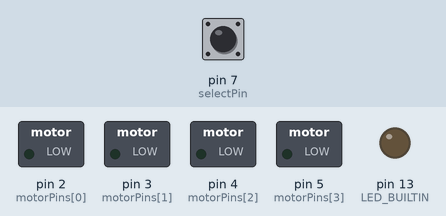
The sketch below on a simulated Arduino Uno, built with avr-gcc and run on an emulated ATmega328P. On the bench: switched loads named in the sketch (green lamp = pin HIGH), output pins drawn as LEDs (lit = HIGH). The test bench sets the inputs (shaded band); at power-on: pin 7 (selectPin) LOW. What the sketch prints to the serial monitor is not drawn. At 7.8 s the program stops and its outputs stay as they are.

Above: at 0.08 s.
At 0.88 s:
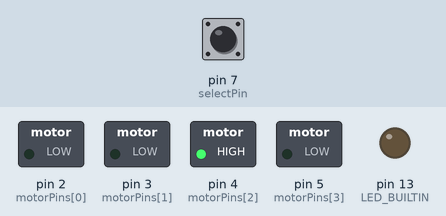
At 1.8 s:
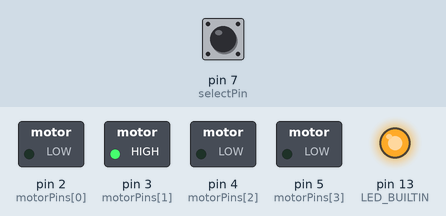
At 3.77 s:
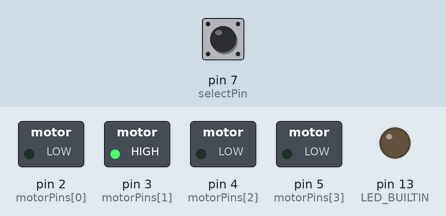
At 5.73 s:
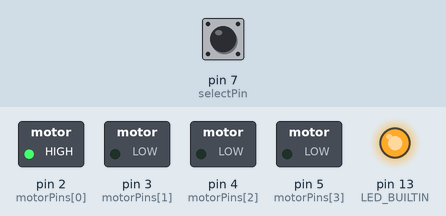
At 7.6 s:
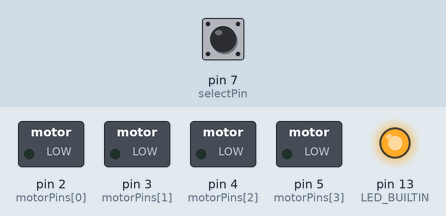
Timing chart, 0 to 9.1 s (numbered marks = the images above):
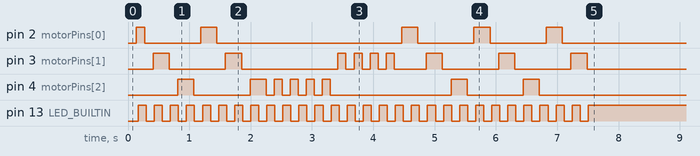

The sketch:

multi_motor.ino
```cpp
#define NUM_MOTORS 4 // Number of motors
#define SONG_LEN 58 // number of periods

int i; // Counter variable, reused a couple of times

// hold motor pin numbers
int motorPins[NUM_MOTORS] = {2, 3, 4, 5};
int selectPin = 7;
byte (*song)[NUM_MOTORS][SONG_LEN] = NULL;

// Time:
// Stores time in milliseconds - ~60 days for this variable to overflow
unsigned long tPrevious;
// A note will play every interval millisecondsj
const long interval = 125;
// The cursor indicates which part of the song we will play
unsigned int cursor = 0;
// patterns - a list of lists of on-off pattersn - 1 for each motor
// Plays the percussion version of "hot cross buns"
byte hot_cross_buns[NUM_MOTORS][SONG_LEN] = {
  {1,1,0,0,0,0,0,0,0,1,1,0,0,0,0,0,0,0,0,0,0,0,0,0,0,0,0,0,0,0,0,0,0,0,1,1,0,0,0,0,0,0,0,1,1,0,0,0,0,0,0,0,1,1,0,0,0,0},
  {0,0,0,1,1,0,0,0,0,0,0,0,1,1,0,0,0,0,0,0,0,0,0,0,0,0,1,0,1,0,1,0,1,0,0,0,0,1,1,0,0,0,0,0,0,0,1,1,0,0,0,0,0,0,0,1,1,0},
  {0,0,0,0,0,0,1,1,0,0,0,0,0,0,0,1,1,0,1,0,1,0,1,0,1,0,0,0,0,0,0,0,0,0,0,0,0,0,0,0,1,1,0,0,0,0,0,0,0,1,1,0,0,0,0,0,0,0},
  {0,0,0,0,0,0,0,0,0,0,0,0,0,0,0,0,0,0,0,0,0,0,0,0,0,0,0,0,0,0,0,0,0,0,0,0,0,0,0,0,0,0,0,0,0,0,0,0,0,0,0,0,0,0,0,0,0,0},
};

//imperial march
byte imp_march[NUM_MOTORS][SONG_LEN] = {
  {0,0,0,0,0,0,0,0,0,0,0,0,1,1,0,0,0,0,0,0,1,1,0,0,0,0,0,0,0,0,0,0,0,0,0,0,0,0,0,0,0,0,0,0,0,0,0,0,0,1,1,0,0,0,0,0,0,0},
  {1,1,0,0,1,1,0,0,1,1,0,0,0,0,0,0,0,1,1,0,0,0,0,0,1,1,0,0,0,0,0,0,0,0,0,0,0,0,0,0,0,0,0,0,0,1,1,0,0,0,0,0,0,0,1,1,0,0},
  {0,0,0,0,0,0,0,0,0,0,0,0,0,0,0,0,1,0,0,0,0,0,0,1,0,0,0,0,1,1,0,0,1,1,0,0,1,1,0,0,0,0,0,0,1,0,0,0,0,0,0,0,0,1,0,0,0,0},
  {0,0,0,0,0,0,0,0,0,0,0,0,0,0,0,0,0,0,0,0,0,0,0,0,0,0,0,0,0,0,0,0,0,0,0,0,0,0,0,0,1,1,0,0,0,0,0,0,0,0,0,0,0,0,0,0,0,0},
};

int m = 0;

/**
 * Setup code for Arduino, runs once at start. It is very important to set
 * the pins to OUTPUT, otherwise they will be very weak due to pullups being
 * enabled by default.
 */
void setup() {
  Serial.begin(9600);
  for (i=0; i<NUM_MOTORS; i++) {
     pinMode(motorPins[i], OUTPUT);
  }
  pinMode(selectPin, INPUT);
  pinMode(LED_BUILTIN, OUTPUT);
  // The select pin should be jumper'd high or low to select a song
  if (digitalRead(selectPin) == HIGH) {
    song = &imp_march;
  } else {
    song = &hot_cross_buns;
  }
}

/**
 * Enters an infinite loop when the song is over
 */
void stop() {
  Serial.print("Song Complete");
  while(1);
}

/**
 * This code will run until the song is complete
 */
void loop() {
  Serial.print("Iteration");
  // Get the current time, then compare with the last recorded time
  unsigned long tCurrent = millis();
  // If it has been more than an interval, advance to the next "note"
  if (tCurrent - tPrevious >= interval) {
    tPrevious = tCurrent;
    cursor++;
    // When the song is over, go to the stop() function
    if (cursor >= SONG_LEN) { stop(); }
    // For every motor, we will play out the current note
    for (i=0; i<NUM_MOTORS; i++) {
      Serial.print("Iteration");
      digitalWrite(motorPins[i], (*song)[i][cursor]);

    }
    m = !m;
      digitalWrite(LED_BUILTIN, m);

  }
}
```

Measured:
- by itself, pin 2 (motorPins[0]): LOW → HIGH at 0.14 s, → LOW 0.13 s later, → HIGH 0.92 s later, → LOW 0.26 s later, … (10 changes in this stretch)
- by itself, pin 3 (motorPins[1]): LOW → HIGH at 0.41 s, → LOW 0.26 s later, → HIGH 0.92 s later, → LOW 0.26 s later, … (18 changes in this stretch)
- by itself, pin 4 (motorPins[2]): LOW → HIGH at 0.81 s, → LOW 0.26 s later, → HIGH 0.92 s later, → LOW 0.26 s later, … (16 changes in this stretch)
- by itself, pin 13 (LED_BUILTIN): alternates HIGH for 0.13 s and LOW for 0.13 s, 57 changes in all, then stays HIGH
